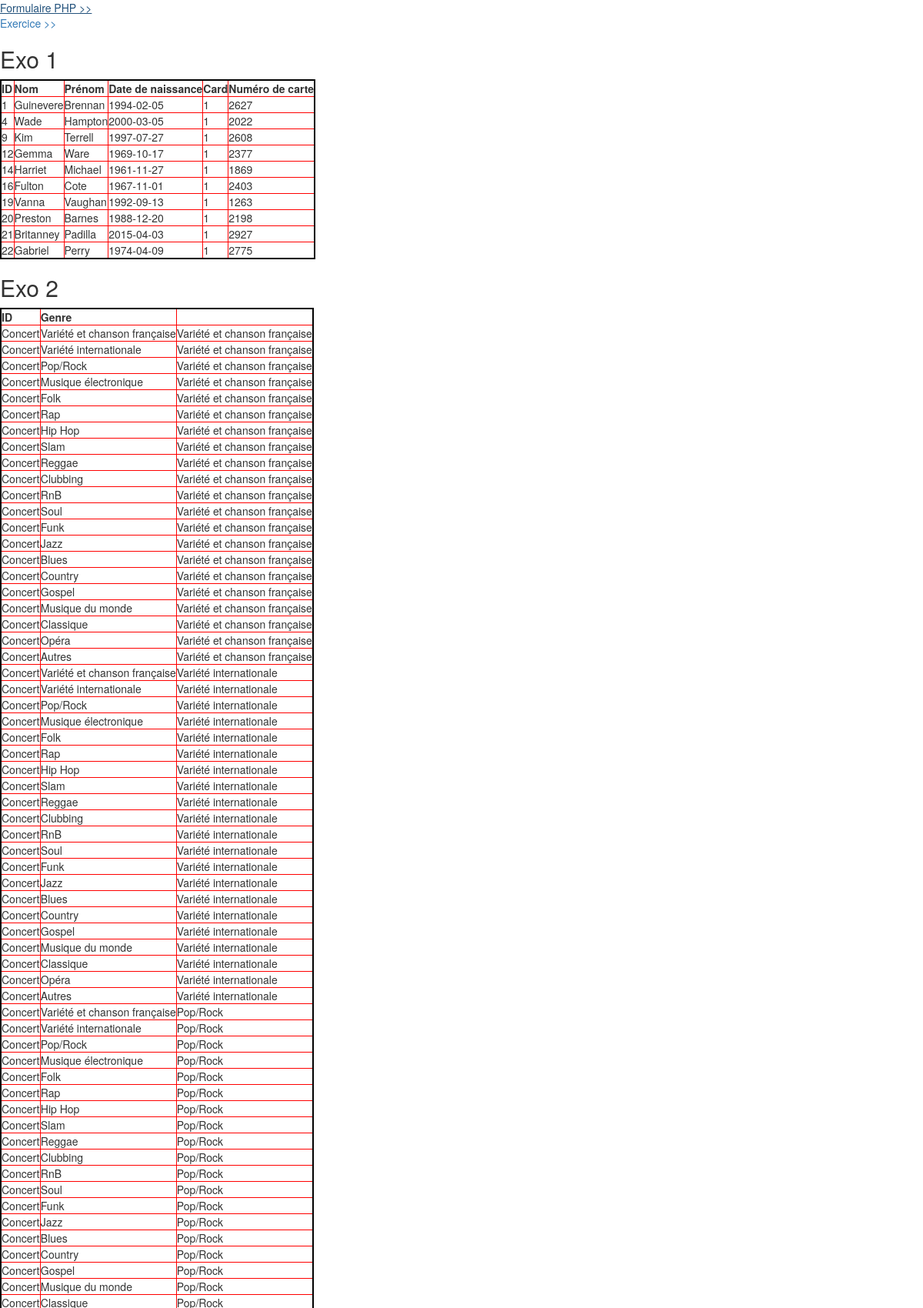
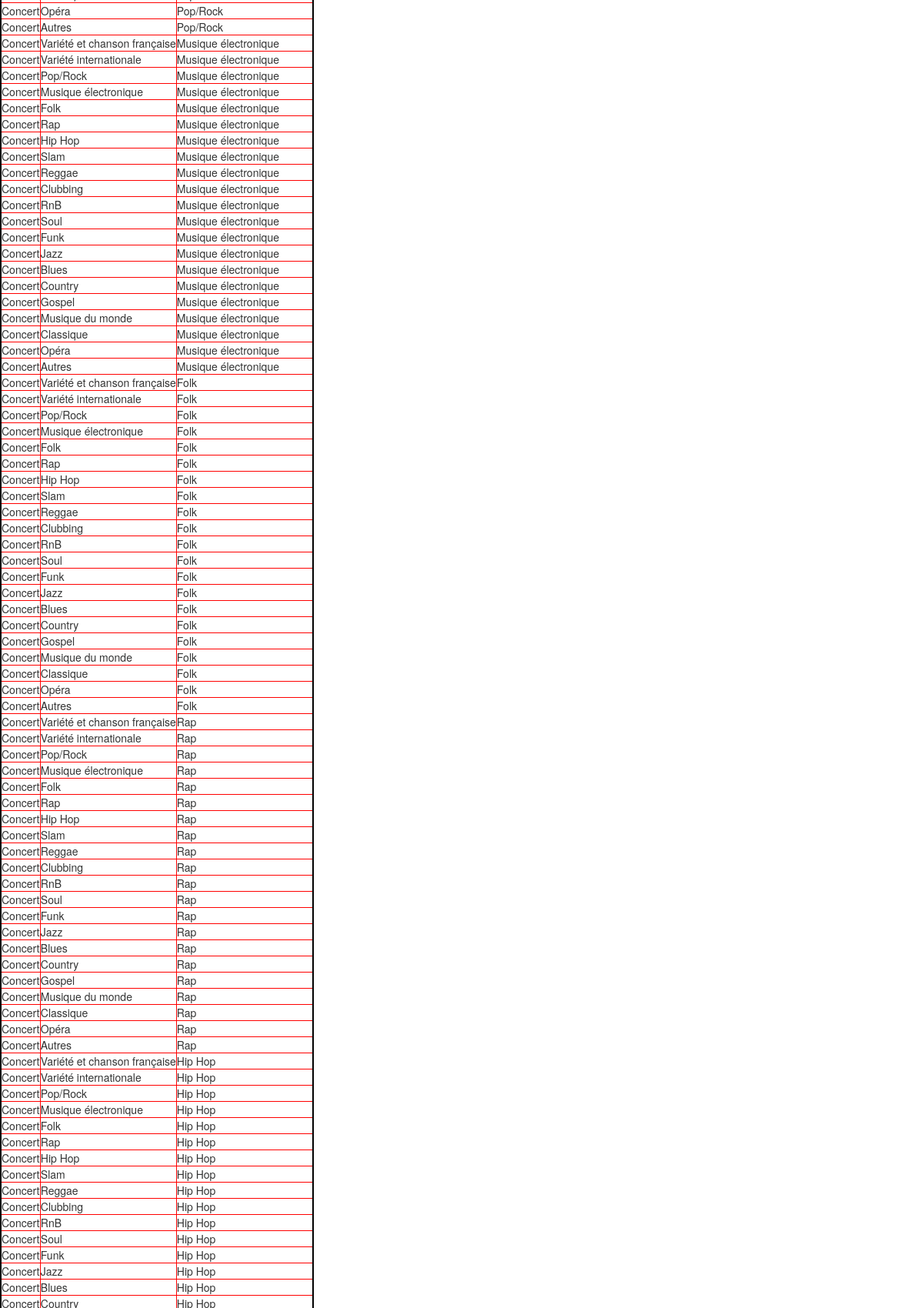
The page / (upper part) on the database its author committed (2 pictures, top to bottom).
### tables this page shows
CREATE TABLE `clients` (
  `id` SMALLINT UNSIGNED NOT NULL AUTO_INCREMENT,
  `lastName` VARCHAR(45) NOT NULL,
  `firstName` VARCHAR(45) NOT NULL,
  `birthDate` DATE NOT NULL,
  `card` BOOLEAN NOT NULL,
  `cardNumber` INT UNSIGNED,
  PRIMARY KEY (Id)
);

CREATE TABLE `showTypes` (
  `id` SMALLINT UNSIGNED NOT NULL AUTO_INCREMENT,
  `type` VARCHAR (45) NOT NULL,
  PRIMARY KEY (Id)
);

CREATE TABLE `genres` (
  `id` SMALLINT UNSIGNED NOT NULL AUTO_INCREMENT,
  `genre` VARCHAR(45) NOT NULL,
  `showTypesId` SMALLINT UNSIGNED NOT NULL,
  PRIMARY KEY (Id)
);

### index.php (the view, shortened to what this page needs)
<?php
$pdo = new PDO('mysql:host=localhost;dbname=colyseum;charsert=utf8', 'root', '');
$pdo->setAttribute(PDO::ATTR_ERRMODE, PDO::ERRMODE_EXCEPTION);
$pdo->setAttribute(PDO::ATTR_DEFAULT_FETCH_MODE, PDO::FETCH_OBJ);
$statement = $pdo -> query ('SELECT * FROM clients WHERE card = 1');
$resultatExo1 = $statement -> fetchAll();
$statement = $pdo -> query("SELECT showTypes.type, genres.genre AS firstGenres, secGenres.genre AS secGenre
	FROM showTypes, genres, genres AS secGenres
	WHERE showTypes.id = genres.showTypesId AND showTypes.id = secGenres.showTypesId");
$resultatExo2 = $statement -> fetchAll();
?>
<!DOCTYPE html>
<html lang="fr">
<head>
<link rel="stylesheet" type="text/css" href="css/style.css">
<link href="css/bootstrap.css" rel="stylesheet">
</head>
<body>
<a href="form.php">Formulaire PHP >></a> </br>
<a href="exo.php">Exercice >></a>
<h2>Exo 1</h2>
<table>
<thead>
<tr>
	<th>ID</th>
	<th>Nom</th>
	<th>Prénom</th>
	<th>Date de naissance</th>
	<th>Card</th>
	<th>Numéro de carte</th>
</tr>
</thead>
<tbody>
<?php
foreach ($resultatExo1 as $value) :
?>
<tr>
	<td><?= $value->id; ?></td>
	<td><?= $value->firstName; ?></td>
	<td><?= $value->lastName; ?></td>
	<td><?= $value->birthDate; ?></td>
	<td><?= $value->card; ?></td>
	<td><?= $value->cardNumber; ?></td>
</tr>
<?php
endforeach;
?>
</tbody>
</table>
<h2>Exo 2</h2>
<table>
<thead>
<tr>
	<th>ID</th>
	<th>Genre</th>
</tr>
</thead>
<tbody>
<?php
foreach ($resultatExo2 as $value) :
?>
<tr>
	<td><?= $value->type; ?></td>
	<td><?= $value->firstGenres; ?></td>
	<td><?= $value->secGenre ?></td>
</tr>
<?php
endforeach;
?>
</tbody>
</table>
</body>
</html>

### css/style.css (style rules this page uses)
th, td { border: solid 1px red; }
table { border: solid 2px black; }
body { font-family: 'Indie Flower', cursive; }

### rows shown on the page
clients: id "1", firstName "Guinevere", lastName "Brennan", birthDate "1994-02-05", card "1", cardNumber "2627"
clients: id "4", firstName "Wade", lastName "Hampton", birthDate "2000-03-05", card "1", cardNumber "2022"
clients: id "9", firstName "Kim", lastName "Terrell", birthDate "1997-07-27", card "1", cardNumber "2608"
clients: id "12", firstName "Gemma", lastName "Ware", birthDate "1969-10-17", card "1", cardNumber "2377"
clients: id "14", firstName "Harriet", lastName "Michael", birthDate "1961-11-27", card "1", cardNumber "1869"
clients: id "16", firstName "Fulton", lastName "Cote", birthDate "1967-11-01", card "1", cardNumber "2403"
clients: id "19", firstName "Vanna", lastName "Vaughan", birthDate "1992-09-13", card "1", cardNumber "1263"
clients: id "20", firstName "Preston", lastName "Barnes", birthDate "1988-12-20", card "1", cardNumber "2198"
clients: id "21", firstName "Britanney", lastName "Padilla", birthDate "2015-04-03", card "1", cardNumber "2927"
clients: id "22", firstName "Gabriel", lastName "Perry", birthDate "1974-04-09", card "1", cardNumber "2775"
showtypes: type "Concert", genres.genre "Variété et chanson française", genres.genre "Variété internationale", genres.genre "Pop/Rock", genres.genre "Musique électronique", genres.genre "Folk", genres.genre "Rap", genres.genre "Hip Hop", genres.genre "Slam", genres.genre "Reggae", genres.genre "Clubbing", genres.genre "RnB", genres.genre "Soul", genres.genre "Funk", genres.genre "Jazz", genres.genre "Blues", genres.genre "Country", genres.genre "Gospel", genres.genre "Musique du monde", genres.genre "Classique", genres.genre "Opéra", genres.genre "Autres"
